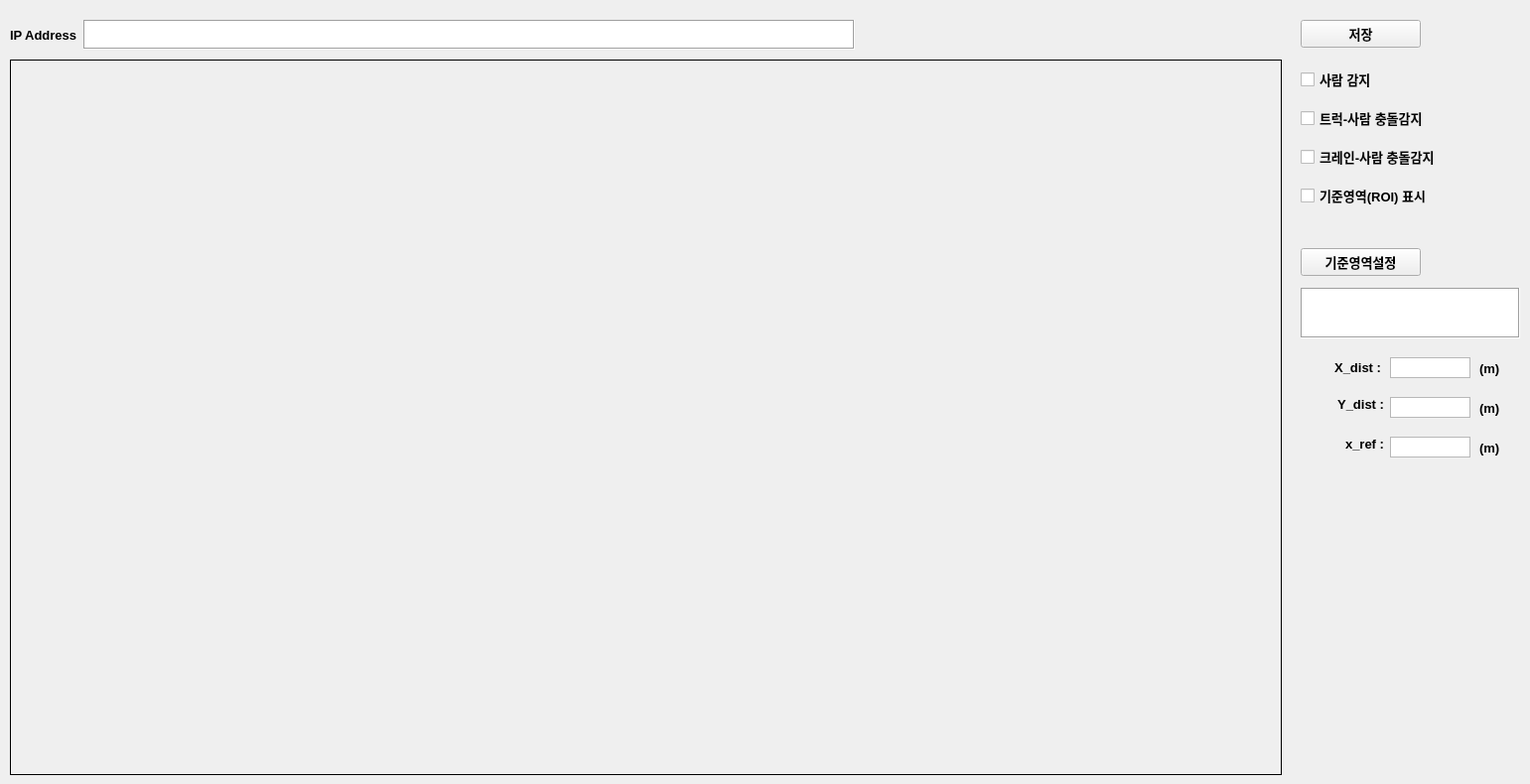
   <widget class="QWidget" name="tab">
    <attribute name="title">
     <string>CAM1</string>
    </attribute>
    <widget class="QWidget" name="verticalLayoutWidget_5">
     <property name="geometry">
      <rect>
       <x>1310</x>
       <y>60</y>
       <width>222</width>
       <height>161</height>
      </rect>
     </property>
     <layout class="QVBoxLayout" name="verticalLayout_5">
      <item>
       <widget class="QCheckBox" name="chkperson_cam1">
        <property name="font">
         <font>
          <family>Arial</family>
          <pointsize>10</pointsize>
          <weight>75</weight>
          <bold>true</bold>
         </font>
        </property>
        <property name="text">
         <string>사람 감지</string>
        </property>
       </widget>
      </item>
      <item>
       <widget class="QCheckBox" name="chkforkperson_cam1">
        <property name="font">
         <font>
          <family>Arial</family>
          <pointsize>10</pointsize>
          <weight>75</weight>
          <bold>true</bold>
         </font>
        </property>
        <property name="text">
         <string>트럭-사람 충돌감지</string>
        </property>
       </widget>
      </item>
      <item>
       <widget class="QCheckBox" name="chkcraneperson_cam1">
        <property name="font">
         <font>
          <family>Arial</family>
          <pointsize>10</pointsize>
          <weight>75</weight>
          <bold>true</bold>
         </font>
        </property>
        <property name="text">
         <string>크레인-사람 충돌감지</string>
        </property>
       </widget>
      </item>
      <item>
       <widget class="QCheckBox" name="chkroi_cam1">
        <property name="font">
         <font>
          <family>Arial</family>
          <pointsize>10</pointsize>
          <weight>75</weight>
          <bold>true</bold>
         </font>
        </property>
        <property name="text">
         <string>기준영역(ROI) 표시</string>
        </property>
       </widget>
      </item>
     </layout>
    </widget>
    <widget class="QPushButton" name="pbnroiset_cam1">
     <property name="geometry">
      <rect>
       <x>1310</x>
       <y>250</y>
       <width>121</width>
       <height>28</height>
      </rect>
     </property>
     <property name="font">
      <font>
       <family>Arial</family>
       <pointsize>10</pointsize>
       <weight>75</weight>
       <bold>true</bold>
      </font>
     </property>
     <property name="text">
      <string>기준영역설정</string>
     </property>
    </widget>
    <widget class="QWidget" name="horizontalLayoutWidget_3">
     <property name="geometry">
      <rect>
       <x>10</x>
       <y>10</y>
       <width>851</width>
       <height>51</height>
      </rect>
     </property>
     <layout class="QHBoxLayout" name="horizontalLayout_3">
      <item>
       <widget class="QLabel" name="label_3">
        <property name="maximumSize">
         <size>
          <width>200</width>
          <height>30</height>
         </size>
        </property>
        <property name="font">
         <font>
          <family>Arial</family>
          <pointsize>10</pointsize>
          <weight>75</weight>
          <bold>true</bold>
         </font>
        </property>
        <property name="text">
         <string>IP Address</string>
        </property>
       </widget>
      </item>
      <item>
       <widget class="QTextEdit" name="txtipadd_cam1">
        <property name="maximumSize">
         <size>
          <width>16777215</width>
          <height>30</height>
         </size>
        </property>
        <property name="frameShape">
         <enum>QFrame::Box</enum>
        </property>
       </widget>
      </item>
     </layout>
    </widget>
    <widget class="QWidget" name="verticalLayoutWidget_6">
     <property name="geometry">
      <rect>
       <x>10</x>
       <y>60</y>
       <width>1281</width>
       <height>721</height>
      </rect>
     </property>
     <layout class="QVBoxLayout" name="verticalLayout_6">
      <property name="sizeConstraint">
       <enum>QLayout::SetDefaultConstraint</enum>
      </property>
      <item>
       <widget class="QLabel" name="lbltabimg_cam1">
        <property name="frameShape">
         <enum>QFrame::Box</enum>
        </property>
        <property name="text">
         <string/>
        </property>
        <property name="scaledContents">
         <bool>false</bool>
        </property>
       </widget>
      </item>
     </layout>
    </widget>
    <widget class="QPushButton" name="pbnsave_cam1">
     <property name="geometry">
      <rect>
       <x>1310</x>
       <y>20</y>
       <width>121</width>
       <height>28</height>
      </rect>
     </property>
     <property name="font">
      <font>
       <family>Arial</family>
       <pointsize>10</pointsize>
       <weight>75</weight>
       <bold>true</bold>
      </font>
     </property>
     <property name="text">
      <string>저장</string>
     </property>
    </widget>
    <widget class="QTextEdit" name="txtroi_cam1">
     <property name="geometry">
      <rect>
       <x>1310</x>
       <y>290</y>
       <width>221</width>
       <height>51</height>
      </rect>
     </property>
     <property name="frameShape">
      <enum>QFrame::Box</enum>
     </property>
    </widget>
    <widget class="QLabel" name="label_12">
     <property name="geometry">
      <rect>
       <x>1490</x>
       <y>363</y>
       <width>31</width>
       <height>16</height>
      </rect>
     </property>
     <property name="font">
      <font>
       <family>Arial</family>
       <pointsize>10</pointsize>
       <weight>75</weight>
       <bold>true</bold>
      </font>
     </property>
     <property name="text">
      <string>(m)</string>
     </property>
     <property name="alignment">
      <set>Qt::AlignLeading|Qt::AlignLeft|Qt::AlignVCenter</set>
     </property>
    </widget>
    <widget class="QLabel" name="label_13">
     <property name="geometry">
      <rect>
       <x>1330</x>
       <y>440</y>
       <width>64</width>
       <height>15</height>
      </rect>
     </property>
     <property name="font">
      <font>
       <family>Arial</family>
       <pointsize>10</pointsize>
       <weight>75</weight>
       <bold>true</bold>
      </font>
     </property>
     <property name="text">
      <string>x_ref :</string>
     </property>
     <property name="alignment">
      <set>Qt::AlignRight|Qt::AlignTrailing|Qt::AlignVCenter</set>
     </property>
    </widget>
    <widget class="QTextEdit" name="txt_xref_cam1">
     <property name="geometry">
      <rect>
       <x>1400</x>
       <y>440</y>
       <width>81</width>
       <height>21</height>
      </rect>
     </property>
     <property name="verticalScrollBarPolicy">
      <enum>Qt::ScrollBarAlwaysOff</enum>
     </property>
     <property name="horizontalScrollBarPolicy">
      <enum>Qt::ScrollBarAlwaysOff</enum>
     </property>
    </widget>
    <widget class="QTextEdit" name="txt_ydist_cam1">
     <property name="geometry">
      <rect>
       <x>1400</x>
       <y>400</y>
       <width>81</width>
       <height>21</height>
      </rect>
     </property>
     <property name="verticalScrollBarPolicy">
      <enum>Qt::ScrollBarAlwaysOff</enum>
     </property>
     <property name="horizontalScrollBarPolicy">
      <enum>Qt::ScrollBarAlwaysOff</enum>
     </property>
    </widget>
    <widget class="QLabel" name="label_14">
     <property name="geometry">
      <rect>
       <x>1490</x>
       <y>403</y>
       <width>31</width>
       <height>16</height>
      </rect>
     </property>
     <property name="font">
      <font>
       <family>Arial</family>
       <pointsize>10</pointsize>
       <weight>75</weight>
       <bold>true</bold>
      </font>
     </property>
     <property name="text">
      <string>(m)</string>
     </property>
     <property name="alignment">
      <set>Qt::AlignLeading|Qt::AlignLeft|Qt::AlignVCenter</set>
     </property>
    </widget>
    <widget class="QTextEdit" name="txt_xdist_cam1">
     <property name="geometry">
      <rect>
       <x>1400</x>
       <y>360</y>
       <width>81</width>
       <height>21</height>
      </rect>
     </property>
     <property name="verticalScrollBarPolicy">
      <enum>Qt::ScrollBarAlwaysOff</enum>
     </property>
     <property name="horizontalScrollBarPolicy">
      <enum>Qt::ScrollBarAlwaysOff</enum>
     </property>
    </widget>
    <widget class="QLabel" name="label_15">
     <property name="geometry">
      <rect>
       <x>1330</x>
       <y>400</y>
       <width>64</width>
       <height>15</height>
      </rect>
     </property>
     <property name="font">
      <font>
       <family>Arial</family>
       <pointsize>10</pointsize>
       <weight>75</weight>
       <bold>true</bold>
      </font>
     </property>
     <property name="text">
      <string>Y_dist :</string>
     </property>
     <property name="alignment">
      <set>Qt::AlignRight|Qt::AlignTrailing|Qt::AlignVCenter</set>
     </property>
    </widget>
    <widget class="QLabel" name="label_16">
     <property name="geometry">
      <rect>
       <x>1320</x>
       <y>360</y>
       <width>71</width>
       <height>21</height>
      </rect>
     </property>
     <property name="font">
      <font>
       <family>Arial</family>
       <pointsize>10</pointsize>
       <weight>75</weight>
       <bold>true</bold>
      </font>
     </property>
     <property name="text">
      <string>X_dist :</string>
     </property>
     <property name="alignment">
      <set>Qt::AlignRight|Qt::AlignTrailing|Qt::AlignVCenter</set>
     </property>
    </widget>
    <widget class="QLabel" name="label_17">
     <property name="geometry">
      <rect>
       <x>1490</x>
       <y>443</y>
       <width>31</width>
       <height>16</height>
      </rect>
     </property>
     <property name="font">
      <font>
       <family>Arial</family>
       <pointsize>10</pointsize>
       <weight>75</weight>
       <bold>true</bold>
      </font>
     </property>
     <property name="text">
      <string>(m)</string>
     </property>
     <property name="alignment">
      <set>Qt::AlignLeading|Qt::AlignLeft|Qt::AlignVCenter</set>
     </property>
    </widget>
   </widget>
